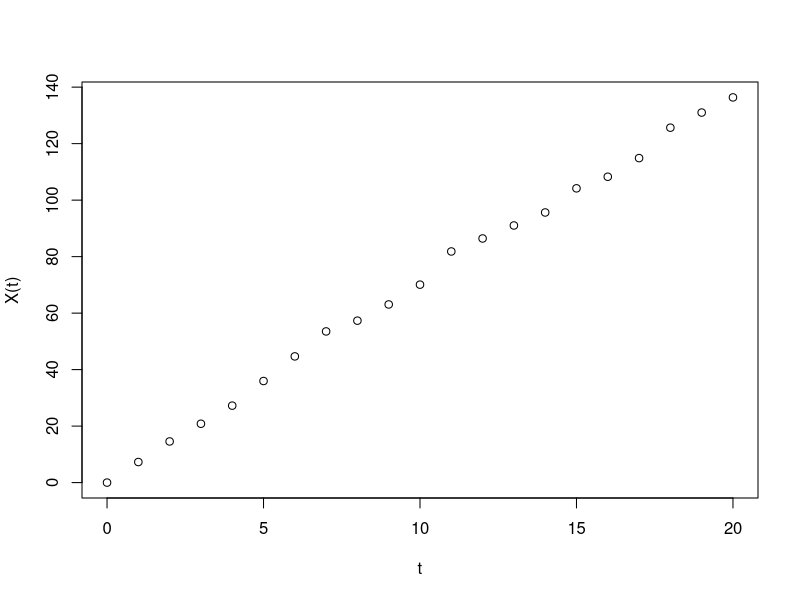

This figure's R source:
# ex 3.20

lambda = 1
shape = 7.5
scale = 1
size = 1000

pp.exp = function (t0, lambda) {
  Tn = rexp(size, lambda)
  Sn = cumsum(Tn)
  return(min(which(Sn > t0)) - 1)
}

comp.pois = function(t.max, lambda) {
  stopifnot(t.max >= 0 && t.max %% 1 == 0)
  # offset ns by 1 because first y is 0.
  ns = cumsum(rpois(n = t.max, lambda = lambda)) + 1
  # ns = sapply(1:t.max, function (t) pp.exp(t, lambda)) + 1
  ys = c(0, rgamma(n = max(ns), shape = shape, scale = scale))
  return(c(0, cumsum(x = ys[ns])))
}

# prepend 0 to cover cases where N(t) = 0.

t.max <- 20
xs = comp.pois(t.max = t.max, lambda = lambda)
plot(y = xs, x = 0:t.max, ylab = "X(t)", xlab = "t")

# low variance in the gamma distribution yields a linear looking plot.
# a low lambda results in more steps.

t = 100
ts = sapply(1:size, function(i) comp.pois(t, lambda)[t])

# sample:
(mean.s = mean(ts))
(var.s = var(ts))

# theoretical:
(mean.t = lambda * t * shape * scale)
# https://ocw.mit.edu/courses/mathematics/18-443-statistics-for-applications-fall-2006/lecture-notes/lecture6.pdf
(var.t = (shape + 1) * shape * scale^2)